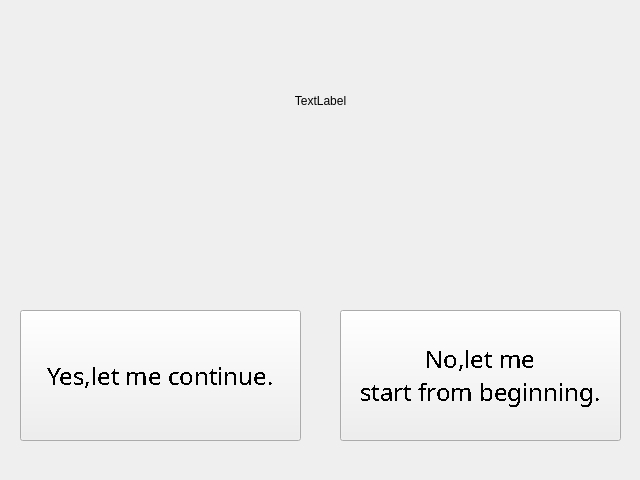
<?xml version="1.0" encoding="UTF-8"?>
<ui version="4.0">
 <class>Form</class>
 <widget class="QWidget" name="Form">
  <property name="geometry">
   <rect>
    <x>0</x>
    <y>0</y>
    <width>640</width>
    <height>480</height>
   </rect>
  </property>
  <property name="minimumSize">
   <size>
    <width>640</width>
    <height>480</height>
   </size>
  </property>
  <property name="maximumSize">
   <size>
    <width>640</width>
    <height>480</height>
   </size>
  </property>
  <property name="windowTitle">
   <string notr="true">Form</string>
  </property>
  <widget class="QLabel" name="text">
   <property name="geometry">
    <rect>
     <x>90</x>
     <y>50</y>
     <width>461</width>
     <height>101</height>
    </rect>
   </property>
   <property name="text">
    <string>TextLabel</string>
   </property>
   <property name="alignment">
    <set>Qt::AlignCenter</set>
   </property>
  </widget>
  <widget class="QPushButton" name="play1">
   <property name="geometry">
    <rect>
     <x>20</x>
     <y>310</y>
     <width>281</width>
     <height>131</height>
    </rect>
   </property>
   <property name="font">
    <font>
     <family>Unifont</family>
     <pointsize>18</pointsize>
     <stylestrategy>NoAntialias</stylestrategy>
    </font>
   </property>
   <property name="text">
    <string>Yes,let me continue.</string>
   </property>
  </widget>
  <widget class="QPushButton" name="play2">
   <property name="geometry">
    <rect>
     <x>340</x>
     <y>310</y>
     <width>281</width>
     <height>131</height>
    </rect>
   </property>
   <property name="font">
    <font>
     <family>Unifont</family>
     <pointsize>18</pointsize>
     <stylestrategy>NoAntialias</stylestrategy>
    </font>
   </property>
   <property name="text">
    <string>No,let me 
start from beginning.</string>
   </property>
  </widget>
 </widget>
 <resources/>
 <connections/>
</ui>
